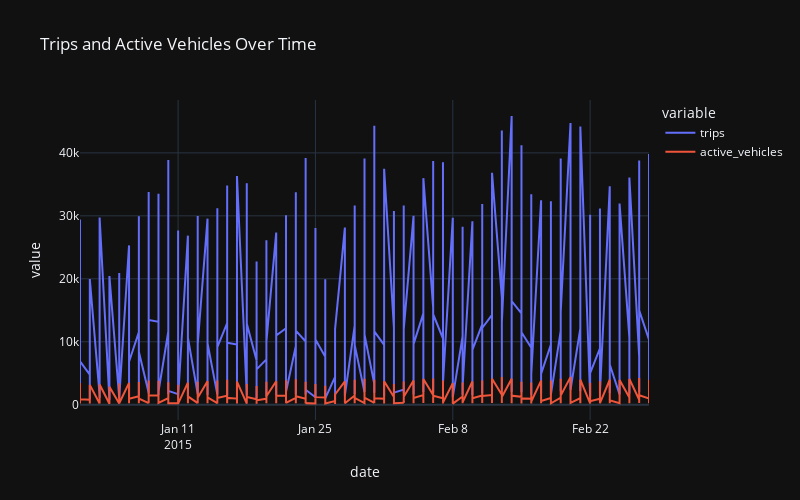

Notebook code for this chart:
### Markdown cell above
### Active vehicles vs trips

### Code cell
fig = px.line(df, x='date', y=['trips', 'active_vehicles'],
               title='Trips and Active Vehicles Over Time', width=800,height=500,template="plotly_dark")
fig.show()

### Figure 1 — Plotly figure (JSON) as saved in the notebook; plotly's stock layout.template omitted (floating-point values rounded to 4 significant figures; data arrays with more than 128 entries replaced by an {"elided": "..."} marker saying what was removed)
{"data": [{"hovertemplate": "variable=trips<br>date=%{x}<br>value=%{y}<extra></extra>", "legendgroup": "trips", "line": {"color": "#636efa", "dash": "solid"}, "marker": {"symbol": "circle"}, "mode": "lines", "name": "trips", "orientation": "v", "showlegend": true, "type": "scatter", "x": {"elided": "354 str values"}, "xaxis": "x", "y": {"elided": "354 int values"}, "yaxis": "y"}, {"hovertemplate": "variable=active_vehicles<br>date=%{x}<br>value=%{y}<extra></extra>", "legendgroup": "active_vehicles", "line": {"color": "#EF553B", "dash": "solid"}, "marker": {"symbol": "circle"}, "mode": "lines", "name": "active_vehicles", "orientation": "v", "showlegend": true, "type": "scatter", "x": {"elided": "354 str values"}, "xaxis": "x", "y": {"elided": "354 int values"}, "yaxis": "y"}], "layout": {"height": 500, "legend": {"title": {"text": "variable"}, "tracegroupgap": 0}, "title": {"text": "Trips and Active Vehicles Over Time"}, "width": 800, "xaxis": {"anchor": "y", "autorange": true, "domain": [0, 1], "range": ["2015-01-01", "2015-02-28"], "title": {"text": "date"}, "type": "date"}, "yaxis": {"anchor": "x", "autorange": true, "domain": [0, 1], "range": [-2429.0, 48400.0], "title": {"text": "value"}, "type": "linear"}}}
